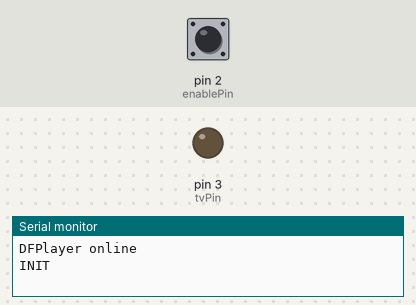
This sketch was run on a simulated Arduino Uno, built with avr-gcc and run on an emulated ATmega328P. Parts: output pins drawn as LEDs (lit = HIGH), the last lines printed to the serial monitor. The test bench sets the inputs (shaded band); at power-on: pin 2 (enablePin) HIGH. The audio player accepts every command and is not drawn.

Above: at 2.7 s.
2.8 s: pin 2 (enablePin) pulled LOW for 0.15 s
At 3.7 s:
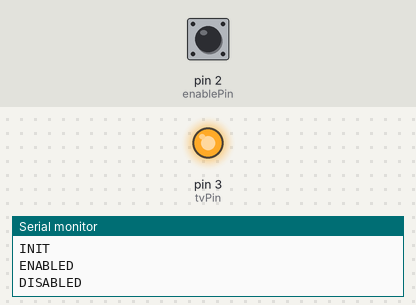
4.4 s: pin 2 (enablePin) pulled LOW for 3.2 s
At 5.4 s:
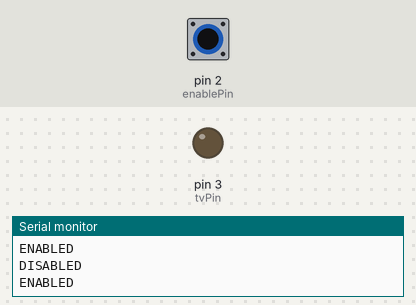
Timing chart, 0 to 9.1 s (numbered marks = the images above; inputs shaded):
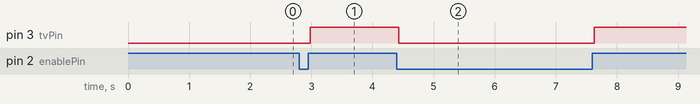

Measured:
- after the input at 2.8 s, pin 3 (tvPin): LOW → HIGH after 0.18 s
- after the input at 4.4 s, pin 3 (tvPin): HIGH → LOW at once, → HIGH 3.2 s later

The sketch:

radio.ino
```cpp
#include <Arduino.h>
#include <SoftwareSerial.h>
#include <DFRobotDFPlayerMini.h>

const int debounceTimeout = 100;
const int enableActiveState = LOW;
const int relayActiveState = LOW;
const int track = 1;

const byte enablePin = 2;
const byte tvPin = 3;

SoftwareSerial mySoftwareSerial(10, 11); // RX, TX
DFRobotDFPlayerMini myDFPlayer;

void setup() {
  Serial.begin(9600);
  mySoftwareSerial.begin(9600);

  delay(1000);

  if (!myDFPlayer.begin(mySoftwareSerial)) {
    Serial.println("Unable to begin:");
    Serial.println("1.Please recheck the connection!");
    Serial.println("2.Please insert the SD card!");
    while(true);
  }
  Serial.println("DFPlayer online");

  myDFPlayer.setTimeOut(500); //Set serial communictaion time out 500ms

  myDFPlayer.EQ(DFPLAYER_EQ_NORMAL);
  myDFPlayer.outputDevice(DFPLAYER_DEVICE_SD);
  myDFPlayer.enableLoop();
  myDFPlayer.volume(20);

  pinMode(enablePin, INPUT_PULLUP);
  pinMode(tvPin, OUTPUT);

  Serial.println("INIT");
}

int lastValue = enableActiveState == HIGH ? LOW : HIGH;
unsigned long prevValueMillis = millis();
void loop() {
  unsigned long currentMillis = millis();

  int value = currentMillis - prevValueMillis > debounceTimeout ? digitalRead(enablePin) : lastValue;

  boolean state = value == enableActiveState;

  if (value != lastValue) {
    prevValueMillis = currentMillis;
    lastValue = value;

    if (state) {
      myDFPlayer.loop(track);
      digitalWrite(tvPin, relayActiveState);
      Serial.println("ENABLED");
    } else {
      myDFPlayer.disableLoopAll();
      digitalWrite(tvPin, relayActiveState == HIGH ? LOW : HIGH);
      Serial.println("DISABLED");
    }
  }
}
```
